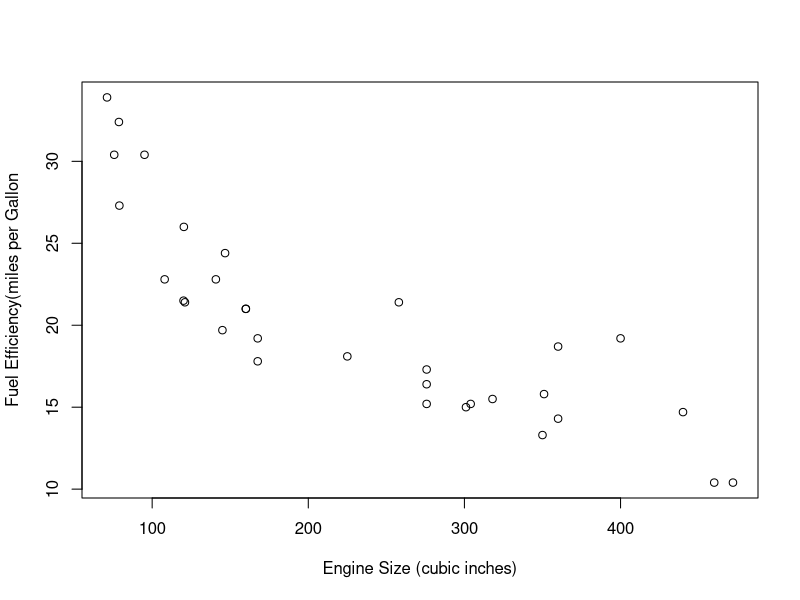

The R script that drew this image:
## ---- chunk 1
head(mtcars)
## ---- chunk 2
plot(y=mtcars$mpg, x=mtcars$disp, xlab="Engine Size (cubic inches)", ylab="Fuel Efficiency(miles per Gallon")
## ---- chunk 3
model<-lm(mtcars$mpg~mtcars$disp)
coef(model)
## ---- chunk 4

coef(model)[2]*200+coef(model)[1]

## ---- chunk 5
summary(model)
## ---- chunk 6
split_size=0.8
sample_size=floor(split_size*nrow(mtcars))
## ---- chunk 7
set.seed (123)
## ---- chunk 8
train_indices<-sample(seq_len(nrow(mtcars)), size=sample_size)
## ---- chunk 9
train<-mtcars[train_indices,]
test<-mtcars[train_indices,]
## ---- chunk 10

## ---- chunk 11
model2<-lm(mpg~disp,data=train)
## ---- chunk 12
new.data<-data.frame(disp=test$disp)
## ---- chunk 13
test$output<-predict(model2,new.data)
## ---- chunk 14
sqrt(sum(test$mpg-test$output)^2/nrow(test))
